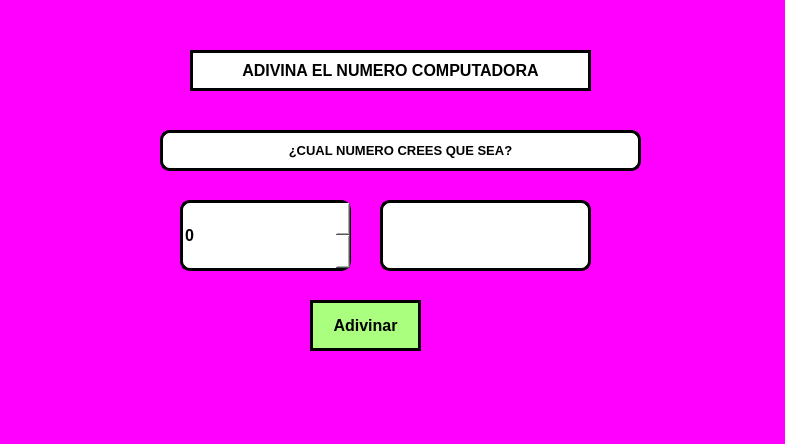
<?xml version="1.0" encoding="UTF-8"?>
<ui version="4.0">
 <class>MainWindow</class>
 <widget class="QMainWindow" name="MainWindow">
  <property name="geometry">
   <rect>
    <x>0</x>
    <y>0</y>
    <width>785</width>
    <height>444</height>
   </rect>
  </property>
  <property name="windowTitle">
   <string>MainWindow</string>
  </property>
  <property name="styleSheet">
   <string notr="true">background-color: rgb(255, 0, 0);
background-color: rgb(255, 0, 255)</string>
  </property>
  <widget class="QWidget" name="centralwidget">
   <widget class="QLabel" name="label">
    <property name="geometry">
     <rect>
      <x>190</x>
      <y>50</y>
      <width>401</width>
      <height>41</height>
     </rect>
    </property>
    <property name="font">
     <font>
      <pointsize>12</pointsize>
      <weight>75</weight>
      <bold>true</bold>
     </font>
    </property>
    <property name="styleSheet">
     <string notr="true">background-color: rgb(255, 255, 255);
border: 3px solid black</string>
    </property>
    <property name="text">
     <string>ADIVINA EL NUMERO COMPUTADORA</string>
    </property>
    <property name="alignment">
     <set>Qt::AlignCenter</set>
    </property>
   </widget>
   <widget class="QLabel" name="label_2">
    <property name="geometry">
     <rect>
      <x>160</x>
      <y>130</y>
      <width>481</width>
      <height>41</height>
     </rect>
    </property>
    <property name="font">
     <font>
      <pointsize>10</pointsize>
      <weight>75</weight>
      <bold>true</bold>
     </font>
    </property>
    <property name="styleSheet">
     <string notr="true">background-color: rgb(255, 255, 255);
border-radius: 10px;
border: 3px solid black
</string>
    </property>
    <property name="text">
     <string>¿CUAL NUMERO CREES QUE SEA?</string>
    </property>
    <property name="alignment">
     <set>Qt::AlignCenter</set>
    </property>
   </widget>
   <widget class="QLabel" name="label_adivinar">
    <property name="geometry">
     <rect>
      <x>380</x>
      <y>200</y>
      <width>211</width>
      <height>71</height>
     </rect>
    </property>
    <property name="font">
     <font>
      <pointsize>8</pointsize>
      <weight>75</weight>
      <bold>true</bold>
     </font>
    </property>
    <property name="styleSheet">
     <string notr="true">background-color: rgb(255, 255, 255);
border-radius: 10px;
border: 3px solid black
</string>
    </property>
    <property name="text">
     <string/>
    </property>
    <property name="alignment">
     <set>Qt::AlignCenter</set>
    </property>
   </widget>
   <widget class="QSpinBox" name="spinBox">
    <property name="geometry">
     <rect>
      <x>180</x>
      <y>200</y>
      <width>171</width>
      <height>71</height>
     </rect>
    </property>
    <property name="font">
     <font>
      <pointsize>12</pointsize>
      <weight>75</weight>
      <bold>true</bold>
     </font>
    </property>
    <property name="styleSheet">
     <string notr="true">background-color: rgb(255, 255, 255);
border-radius: 10px;
border: 3px solid black
</string>
    </property>
   </widget>
   <widget class="QPushButton" name="btn_adivinar">
    <property name="geometry">
     <rect>
      <x>310</x>
      <y>300</y>
      <width>111</width>
      <height>51</height>
     </rect>
    </property>
    <property name="font">
     <font>
      <pointsize>12</pointsize>
      <weight>75</weight>
      <bold>true</bold>
     </font>
    </property>
    <property name="styleSheet">
     <string notr="true">background-color: rgb(170, 255, 127);
border: 3px solid black
</string>
    </property>
    <property name="text">
     <string>Adivinar</string>
    </property>
   </widget>
   <widget class="QLabel" name="label_8">
    <property name="geometry">
     <rect>
      <x>10</x>
      <y>10</y>
      <width>151</width>
      <height>111</height>
     </rect>
    </property>
    <property name="styleSheet">
     <string notr="true"/>
    </property>
    <property name="text">
     <string/>
    </property>
    <property name="pixmap">
     <pixmap resource="../../Archivos/Recursos.qrc">:/Fotos/logofacultad.jpg</pixmap>
    </property>
    <property name="scaledContents">
     <bool>true</bool>
    </property>
   </widget>
   <widget class="QLabel" name="label_9">
    <property name="geometry">
     <rect>
      <x>610</x>
      <y>10</y>
      <width>161</width>
      <height>111</height>
     </rect>
    </property>
    <property name="styleSheet">
     <string notr="true"/>
    </property>
    <property name="text">
     <string/>
    </property>
    <property name="pixmap">
     <pixmap resource="../../Archivos/Recursos.qrc">:/Fotos/logoUAT.jpg</pixmap>
    </property>
    <property name="scaledContents">
     <bool>true</bool>
    </property>
   </widget>
   <widget class="QLabel" name="label_10">
    <property name="geometry">
     <rect>
      <x>610</x>
      <y>250</y>
      <width>161</width>
      <height>121</height>
     </rect>
    </property>
    <property name="styleSheet">
     <string notr="true"/>
    </property>
    <property name="text">
     <string/>
    </property>
    <property name="pixmap">
     <pixmap resource="../../Archivos/Recursos.qrc">:/Fotos/kirby buchon.jpg</pixmap>
    </property>
    <property name="scaledContents">
     <bool>true</bool>
    </property>
   </widget>
  </widget>
  <widget class="QMenuBar" name="menubar">
   <property name="geometry">
    <rect>
     <x>0</x>
     <y>0</y>
     <width>785</width>
     <height>26</height>
    </rect>
   </property>
  </widget>
  <widget class="QStatusBar" name="statusbar"/>
 </widget>
 <resources>
  <include location="../../Archivos/Recursos.qrc"/>
 </resources>
 <connections/>
</ui>
